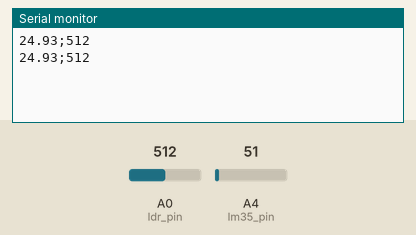
Recording of a sketch running on a simulated Arduino Uno, built with avr-gcc and run on an emulated ATmega328P. Parts: the last lines printed to the serial monitor. The test bench sets the inputs (shaded band); at power-on: A4 (lm35_pin) = 51, A0 (ldr_pin) = 512.

Above: at 1.8 s.
1.9 s: A4 (lm35_pin) set to 61
At 2.4 s:
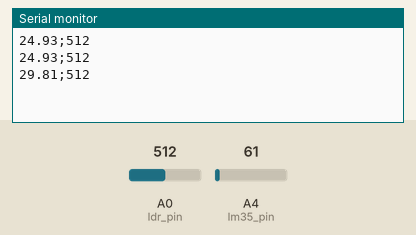
3.4 s: A0 (ldr_pin) set to 716
At 4.7 s:
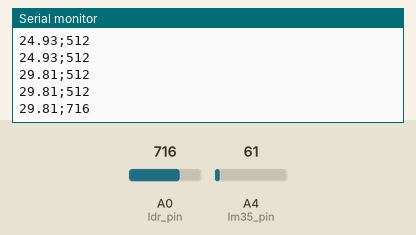
4.9 s: A4 (lm35_pin) set to 71
At 5.8 s:
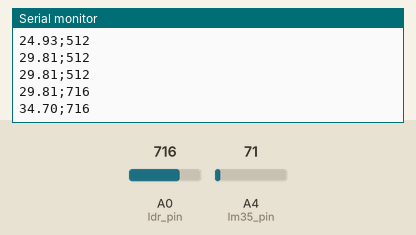
6.4 s: A0 (ldr_pin) set to 900
At 7.6 s:
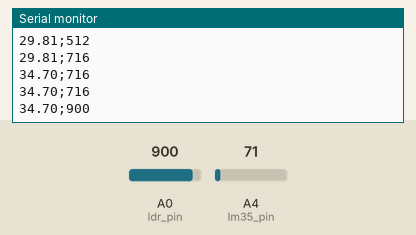
Timing chart, 0 to 8.9 s (numbered marks = the images above; inputs shaded):
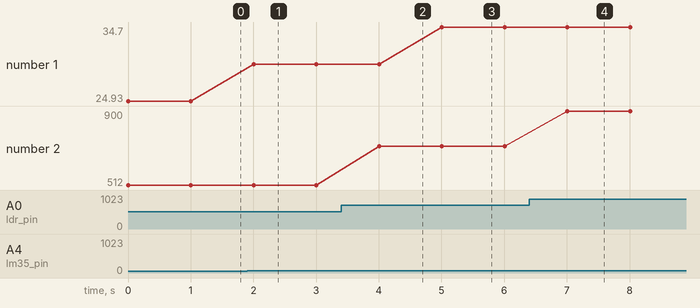

The sketch:

sensor-luminosidade.ino
```cpp
int lm35_pin = A4, leitura_lm35 = 0;
float temperatura;

int ldr_pin = A0, leitura_ldr = 0;


void setup()
{
  //Iniciando o Serial na velocidade de 9600
  Serial.begin(9600);
  //Ajustando a porta A3 do
}

void loop()
{

  leitura_lm35 = analogRead(lm35_pin);
  temperatura = leitura_lm35 * (5.0/1023) * 100;
  int luminosidade = analogRead(ldr_pin);

  Serial.print(temperatura);
  Serial.print(";");
  Serial.println(luminosidade);

//Espera  1 segundo para rodar o código denovo
 delay(1000);
}
```

Measured:
- after the input at 1.9 s, the serial monitor: prints a new line after 0.10 s (image 1)
- after the input at 3.4 s, the serial monitor: prints a new line after 0.60 s (image 2)
- after the input at 4.9 s, the serial monitor: prints a new line after 0.10 s (image 3)
- after the input at 6.4 s, the serial monitor: prints a new line after 0.61 s (image 4)
- plotted number 1: 24.93 → 29.81 after the input at 1.9 s, 29.81 → 34.7 after the input at 4.9 s
- plotted number 2: 512 → 716 after the input at 3.4 s, 716 → 900 after the input at 6.4 s
